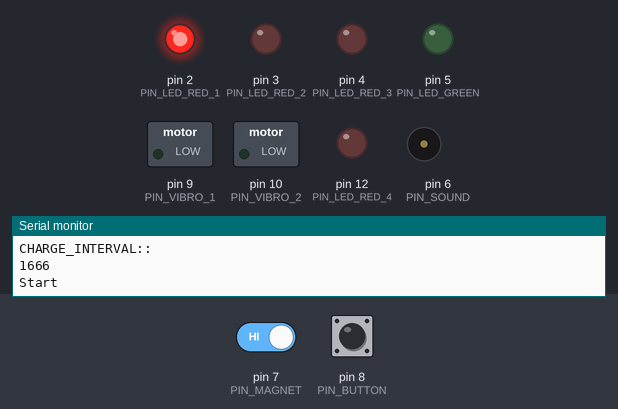
The sketch below on a simulated Arduino Uno, built with avr-gcc and run on an emulated ATmega328P. On the bench: switched loads named in the sketch (green lamp = pin HIGH), output pins drawn as LEDs (lit = HIGH), buzzer (waves = sounding), the last lines printed to the serial monitor. Dashed ring = blinking. The inputs (shaded band) are chosen by the test bench; at power-on: pin 8 (PIN_BUTTON) HIGH, pin 7 (PIN_MAGNET) HIGH.

Above: at 1.2 s.
1.3 s: pin 8 (PIN_BUTTON) pulled LOW for 3.2 s
At 3.4 s:
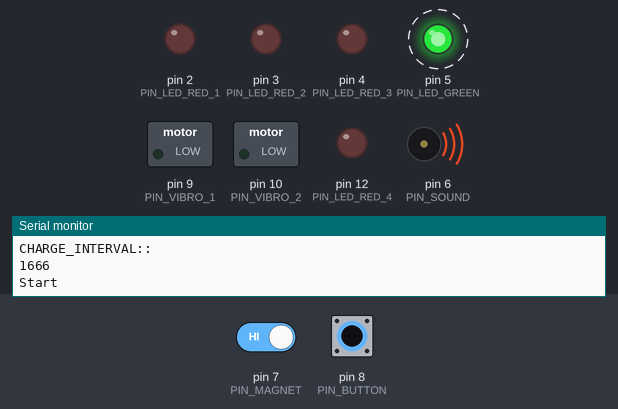
At 5.7 s:
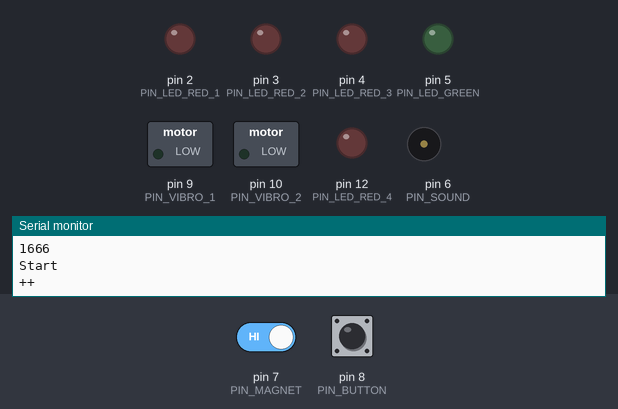
6.0 s: pin 7 (PIN_MAGNET) driven LOW and pin 8 (PIN_BUTTON) driven LOW
At 12.2 s:
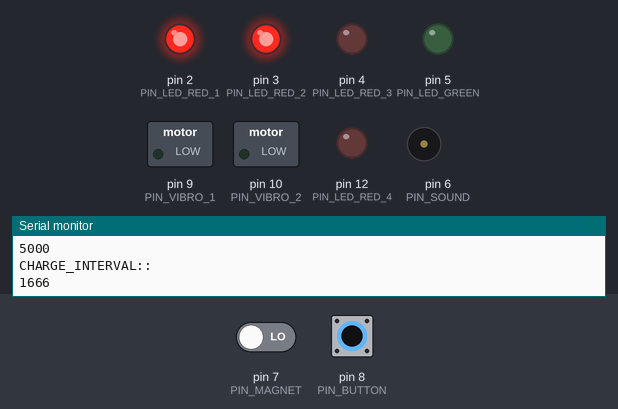
Timing chart, 0 to 21.0 s (numbered marks = the images above; inputs shaded):
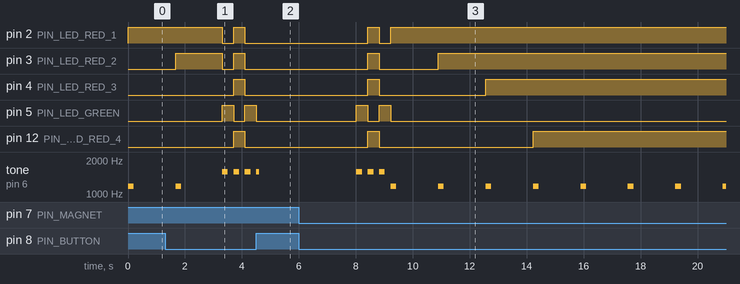

Measured:
- after the input at 1.3 s, pin 2 (PIN_LED_RED_1): HIGH → LOW after 2.0 s, → HIGH 0.40 s later, → LOW 0.40 s later; pin 4 (PIN_LED_RED_3): LOW → HIGH after 2.4 s instead of 2.0 s
- after the input at 6.0 s, pin 2 (PIN_LED_RED_1): LOW → HIGH after 2.4 s, → LOW 0.40 s later, → HIGH 0.40 s later; pin 3 (PIN_LED_RED_2): LOW → HIGH after 2.4 s, → LOW 0.40 s later, → HIGH 2.1 s later
- by itself, tone on pin 6 (PIN_SOUND): plays 1174 Hz for 0.20 s, 1568 Hz for 0.20 s, 1568 Hz for 0.20 s, 1568 Hz for 0.20 s, 1568 Hz for 0.10 s

The sketch:

defibrilator.ino
```cpp
#include <EEPROM.h>
#include <Bounce2.h>

Bounce DEB_BUTTON = Bounce();
Bounce DEB_MAGNET = Bounce();
#define G3 1568
#define G4 3136

#define PIN_BUTTON 8
#define PIN_MAGNET 7
#define PIN_VIBRO_1 9
#define PIN_VIBRO_2 10

#define PIN_LED_RED_1 2
#define PIN_LED_RED_2 3
#define PIN_LED_RED_3 4
#define PIN_LED_RED_4 12
#define PIN_LED_GREEN 5

#define LED_LENGTH 4

int redLeds[LED_LENGTH] = {PIN_LED_RED_1, PIN_LED_RED_2, PIN_LED_RED_3, PIN_LED_RED_4};
int SECOND  = 1000;
unsigned long MINUTES = 60000;
long DEFAULT_CHARGE_TIME  = 5 * SECOND;
unsigned long CHARGE_TIME;
unsigned long CHARGE_INTERVAL;

long SAVED_CHARGE_TIME;

#define  PIN_SOUND 6

const int SOUND_LENGTH = 200;
const int SOUND_BASE_FREQ = 1174;

String state;

bool blocked=false;


void setup() {
  Serial.begin(9600);

  pinMode(PIN_LED_RED_1, OUTPUT);
  pinMode(PIN_LED_RED_2, OUTPUT);
  pinMode(PIN_LED_RED_3, OUTPUT);
  pinMode(PIN_LED_RED_4, OUTPUT);
  pinMode(PIN_LED_GREEN, OUTPUT);

  pinMode(PIN_SOUND, OUTPUT);

  pinMode(PIN_BUTTON, INPUT_PULLUP);
  pinMode(PIN_MAGNET, INPUT_PULLUP);
  pinMode(PIN_VIBRO_1, OUTPUT);
  pinMode(PIN_VIBRO_2, OUTPUT);

  DEB_BUTTON.attach(PIN_BUTTON);
  DEB_BUTTON.interval(5);

  DEB_MAGNET.attach(PIN_MAGNET);
  DEB_MAGNET.interval(5);

  SAVED_CHARGE_TIME = EEPROM.read(2);

   SAVED_CHARGE_TIME == 255
   ? _setChargeTime(DEFAULT_CHARGE_TIME)
   : _setChargeTime(SAVED_CHARGE_TIME* MINUTES);


  state="charge";
  Serial.println("Start");
}

void loop() {
  DEB_BUTTON .update();
  DEB_MAGNET.update();
  changeState();
}

void changeState(){
  if (blocked) return;

  if(state=="charge"){
    charge();
  }else if (state == "charged"){
    charged();
  }else if (state == "waitForReleaseMagnet"){
    waitForReleaseMagnet();
  }else if (state == "waitForPressButton"){
     waitForPressButton();
  }else if (state == "waitForReleaseButton"){
    waitForReleaseButton();
  }else if (state == "discharge"){
     discharge();
  } else if(state == "postSetup"){
    postSetup();
  }
}


unsigned long chargeTimestamp=0;
int ledToActivateIndex = 0;
bool tunedIn =false;
void charge(){
   unsigned long currentTime=millis();
   if (_longSignal(LOW, 2*SECOND, DEB_BUTTON) && !tunedIn){
       tunedIn = true;
       _setupEffects();
       state="postSetup";
   }
  else if (((currentTime - chargeTimestamp) > CHARGE_INTERVAL) || (!chargeTimestamp && currentTime)){
      chargeTimestamp = currentTime;
      digitalWrite(redLeds[ledToActivateIndex++], HIGH);
      tone(PIN_SOUND, SOUND_BASE_FREQ, SOUND_LENGTH);

      if (!redLeds[ledToActivateIndex]){
        ledToActivateIndex=0;
        chargeTimestamp=0;
        _magnetIsDisactivated();
        state = "charged";
        Serial.println("Im charged");
      }
   }
}

int pressedTime=0;
void postSetup(){
    if (_longSignal(LOW, 2*SECOND, DEB_BUTTON)){
        pressedTime--;
        Serial.println("pressedTime::");
        Serial.println(pressedTime);
        Serial.println("MINUTES::");
        Serial.println(MINUTES);
        if(pressedTime){
            _setChargeTime(pressedTime* MINUTES);
            _saveChargeTimeToMemory(pressedTime);
        }else{
            _setChargeTime(DEFAULT_CHARGE_TIME);
        }
        _setupEffects();
        chargeTimestamp=0;
        ledToActivateIndex=0;
        state="charge";
    }
    else if(DEB_BUTTON.changed() && DEB_BUTTON.read()){
        Serial.println("++");
        tone(PIN_SOUND, G3, 100);
        pressedTime++;
    }
}


int touchCount=0;
void charged() {
  // need to activate magnet
  const int TOUCH_LIMIT=5;
  if(DEB_MAGNET.changed() && !DEB_MAGNET.read()){
    ++touchCount;
  }
  if(touchCount>TOUCH_LIMIT){
    touchCount=0;
    _magnetIsActivated();
    Serial.println("charged -> waitForReleaseMagnet");
    state = "waitForReleaseMagnet";
  }
}

void waitForReleaseMagnet(){
  if(_longSignal(HIGH, SECOND*0.4, DEB_MAGNET)){
    Serial.println("waitForReleaseMagnet -> waitForPressButton");
    state = "waitForPressButton";
  }
}


unsigned long timeoutStartTime = 0;
void waitForPressButton(){
  long TIMEOUT = 5*SECOND;
  if(DEB_BUTTON.changed() && !DEB_BUTTON.read()){
    Serial.println("waitForPressButton-> waitForReleaseButton");
    timeoutStartTime=0;
    state = "waitForReleaseButton";
  }else{
    unsigned long currentTime=millis();
    if(!timeoutStartTime) timeoutStartTime = currentTime;
    if((currentTime - timeoutStartTime)>TIMEOUT){
      Serial.println("Wait for press timeout!");
      _magnetIsDisactivated();
      timeoutStartTime=0;
      state = "charged";
    }
  }
}

void waitForReleaseButton(){
  if(DEB_BUTTON.changed() && DEB_BUTTON.read()){
    Serial.println("waitForReleaseButton -> discharge");
    state = "discharge";
  }
}


void discharge(){
  Serial.println("Discharge");
  const int DELAY_LENGTH = 1000;

  digitalWrite(PIN_LED_GREEN, LOW);
  digitalWrite(PIN_VIBRO_1, HIGH);
  digitalWrite(PIN_VIBRO_2, HIGH);

  tone(PIN_SOUND,G4);
  delay(800);
  noTone(PIN_SOUND);

  digitalWrite(PIN_VIBRO_1, LOW);
  digitalWrite(PIN_VIBRO_2, LOW);

  for(int i=G4; i>=0; i-=20){
      tone(PIN_SOUND,i);
      delay(4);
      noTone(PIN_SOUND);
  }

  delay(2000);

  state = "charge";
  Serial.println("I'm discharged!");
}


void _setChargeTime(unsigned long chargeTime){
    CHARGE_TIME  = chargeTime;
    CHARGE_INTERVAL   = CHARGE_TIME /(LED_LENGTH-1);
    Serial.println("chargeTime::");
    Serial.println(chargeTime);
    Serial.println("CHARGE_INTERVAL::");
    Serial.println(CHARGE_INTERVAL);

}

void _saveChargeTimeToMemory(int timeInMinutes){
    SAVED_CHARGE_TIME == 255
         ? EEPROM.write(2, timeInMinutes)
         : EEPROM.update(2, timeInMinutes);
}

void _magnetIsDisactivated() {
  tone(PIN_SOUND, G3, SECOND);

  for(int i=0; i<3; i++){
    _clearAllLeds();
    delay(200);
    _allLedsRed();
    if (i<2) delay(200);
  }
}


void _magnetIsActivated() {

  for(int i=0; i<3; i++){
    tone(PIN_SOUND, G3, 100);
    _clearAllLeds();
    delay(100);
    _allLedsGreen();
    if (i<2) delay(100);
  }
}

void _allLedsGreen(){
  digitalWrite(PIN_LED_RED_1, LOW);
  digitalWrite(PIN_LED_RED_2, LOW);
  digitalWrite(PIN_LED_RED_3, LOW);
  digitalWrite(PIN_LED_RED_4, LOW);
  digitalWrite(PIN_LED_GREEN, HIGH);
}

void _allLedsRed(){
  digitalWrite(PIN_LED_GREEN, LOW);
  digitalWrite(PIN_LED_RED_1, HIGH);
  digitalWrite(PIN_LED_RED_2, HIGH);
  digitalWrite(PIN_LED_RED_3, HIGH);
  digitalWrite(PIN_LED_RED_4, HIGH);
}

void _clearAllLeds(){
  digitalWrite(PIN_LED_GREEN, LOW);
  digitalWrite(PIN_LED_RED_1, LOW);
  digitalWrite(PIN_LED_RED_2, LOW);
  digitalWrite(PIN_LED_RED_3, LOW);
  digitalWrite(PIN_LED_RED_4, LOW);
}

void _setupEffects(){
        tone(PIN_SOUND, G3, 200);
       _allLedsGreen();
       delay(400);


       tone(PIN_SOUND, G3, 200);
       _allLedsRed();
       delay(400);

       tone(PIN_SOUND, G3, 200);
       _allLedsGreen();
       delay(400);

       _clearAllLeds();
}

unsigned long startTime=0;
bool _longSignal(int expectedValue, long timeout, Bounce debouncer){
  debouncer.update();
  if(debouncer.read()==expectedValue){
    unsigned long currentTime=millis();
    if(!startTime) startTime = currentTime;
    if((currentTime - startTime)>timeout){
      startTime=0;
      return true;
    }
  }else{
   startTime=0;
  }
  return false;
}
```
